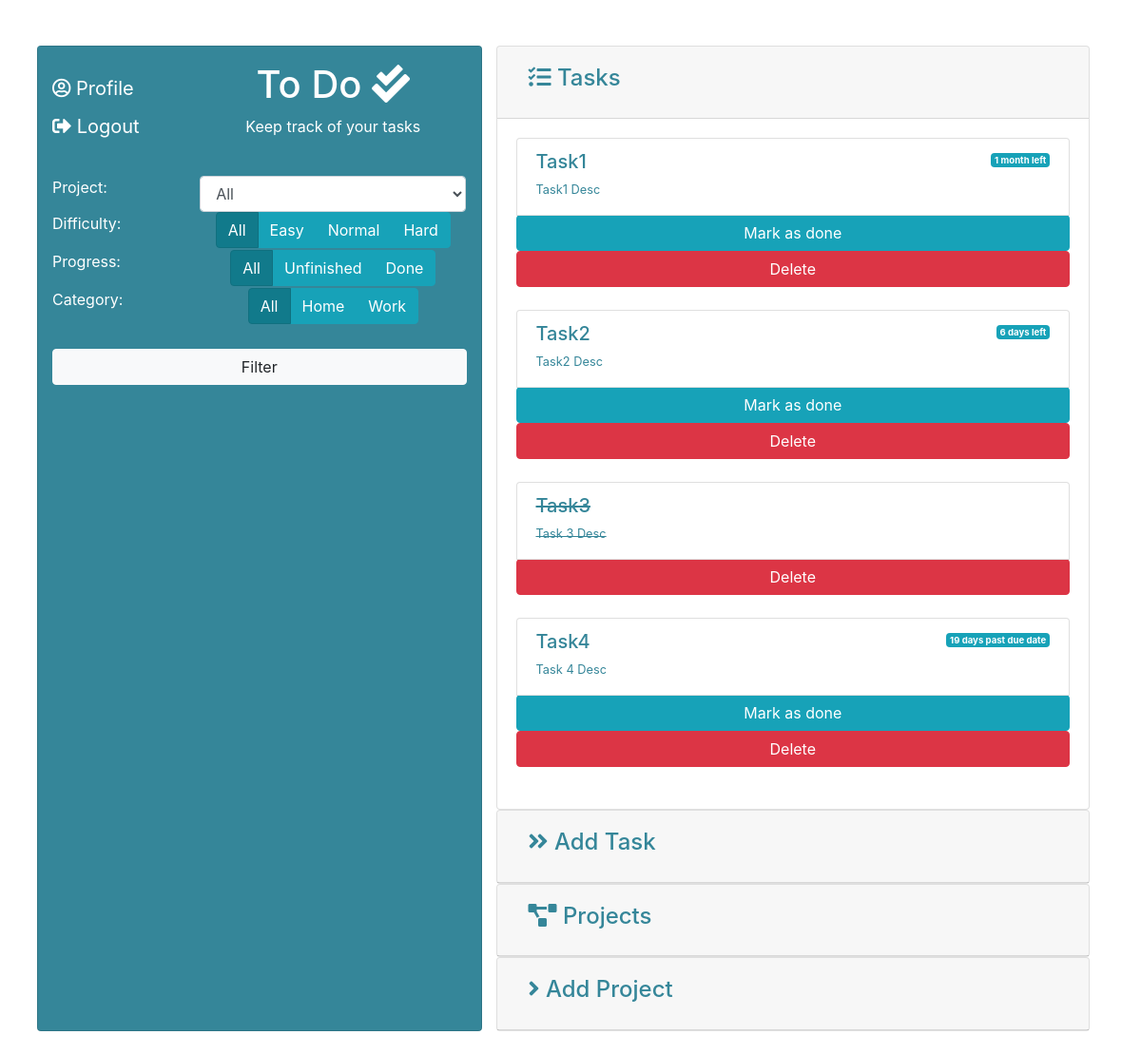
The page /home.php (signed in) on the database its author committed.
### tables this page shows
CREATE TABLE `task` (
  `ID` int(11) NOT NULL,
  `Title` varchar(32) NOT NULL,
  `Description` varchar(32) DEFAULT NULL,
  `UserID` int(11) NOT NULL,
  `ProjectID` int(11) NOT NULL,
  `Category` tinyint(4) NOT NULL,
  `Done` tinyint(4) NOT NULL,
  `Difficulty` int(11) NOT NULL,
  `CreationDate` datetime DEFAULT NULL,
  `CompleteDate` datetime DEFAULT NULL
);

### utils.php (called while the page is built, shortened)
<?php
    function pluralize($count, $text){
        return $count . (($count == 1) ? (" $text") : (" ${text}s"));
    }
    function ago($datetime){
        $interval = date_create('now')->diff($datetime);
        $suffix = ($interval->invert ? ' past due date' : ' left');
        if ($v = $interval->m >= 1) return pluralize($interval->m, 'month') . $suffix;
        if ($v = $interval->d >= 1) return pluralize($interval->d, 'day') . $suffix;
        return pluralize($interval->s, 'second') . $suffix;
    }

### home.php (the view, shortened to what this page needs)
<?php
require_once 'app/init.php';
include ('utils.php');
$projectFilter = "";
$difficultyFilter = "";
$categoryFilter = "";
$progressFilter = "";
$tasksQuery = $db->prepare("
        Select id, title, description, projectID, category, done, difficulty, cast(creationDate as date) as creationDate, completedate
        from task
        where userID = :userID".
    $projectFilter .
    $difficultyFilter.
    $categoryFilter .
    $progressFilter);
$tasksQuery->execute(['userID' => $_SESSION['user_id']]);
$tasks = $tasksQuery->rowCount()? $tasksQuery : [];
?>
<!doctype html>
<html lang="en">
<head>
    <link rel="stylesheet" href="https://stackpath.bootstrapcdn.com/bootstrap/4.3.1/css/bootstrap.min.css">
    <link rel="stylesheet" href="https://use.fontawesome.com/releases/v5.8.1/css/all.css">
</head>
<body>
<div id="home" class="container p-4">
    <div class="row">
        <div class="col-md-5 col-sm-5 col-xs-5 text-center text-white card" style="background-color: RGB(53,134,153)">
            <form action="home.php" id="filterForm" onsubmit="return false" method="post">
                <div class="row">
                    <div class="col-md-4 col-sm-4 col-xs-4 text-left text-white" style="background-color: RGB(53,134,153)">
                        <br>
                        <a class="navbar-brand text-white" href="userProfile.php"><i class="far fa-user-circle"></i> Profile</a>
                        <a class="navbar-brand text-white" href="logout.php"><i class="fas fa-sign-out-alt"></i> Logout</a>
                    </div>
                    <div class="col-md-8 col-sm-8 col-xs-8 text-center text-white" style="background-color: RGB(53,134,153)">
                        <p class="lead"><h1>To Do <i class="fas fa-check-double"></i></h1>
                        <div><p>Keep track of your tasks</p></div>
                        <br>
                    </div>
                    <div class="col-md-4 col-sm-4 col-xs-4 text-left text-white" style="background-color: RGB(53,134,153)">
                        <label for="selectedProjectToFilter">Project:</label>
                    </div>
                    <div class="col-md-8 col-sm-8 col-xs-8 text-center text-white" style="background-color: RGB(53,134,153)">
                        <select class="form-control" id="selectedProjectToFilter" name="selectedProjectToFilter" required>
                            <option><?php echo "All"; ?></option>
                        </select>
                    </div>
                    <div class="col-md-4 col-sm-4 col-xs-4 text-left text-white" style="background-color: RGB(53,134,153)">
                        <p>Difficulty:</p>
                    </div>
                    <div class="col-md-8 col-sm-8 col-xs-8 text-center text-white" style="background-color: RGB(53,134,153)">
                        <div class="btn-group btn-group-toggle" data-toggle="buttons">
                            <label class="btn btn-info active">
                                <input type="radio" name="difficultyFilter" id="difficultyFilterOptionMinusOne" value=-1 required autocomplete="off" checked> All
                            </label>
                            <label class="btn btn-info">
                                <input type="radio" name="difficultyFilter" id="difficultyFilterOption0" value=0 required autocomplete="off"> Easy
                            </label>
                            <label class="btn btn-info">
                                <input type="radio" name="difficultyFilter" id="difficultyFilterOption1" value=1 required autocomplete="off"> Normal
                            </label>
                            <label class="btn btn-info">
                                <input type="radio" name="difficultyFilter" id="difficultyFilterOption2" value=2 required autocomplete="off"> Hard
                            </label>
                        </div>
                    </div>
                    <div class="col-md-4 col-sm-4 col-xs-4 text-left text-white" style="background-color: RGB(53,134,153)">
                        <p>Progress:</p>
                    </div>
                    <div class="col-md-8 col-sm-8 col-xs-8 text-center text-white" style="background-color: RGB(53,134,153)">
                        <div class="btn-group btn-group-toggle" data-toggle="buttons">
                            <label class="btn btn-info active">
                                <input type="radio" name="progressFilter" id="progressFilterOptionMinusOne" value=-1 required autocomplete="off" checked> All
                            </label>
                            <label class="btn btn-info">
                                <input type="radio" name="progressFilter" id="progressFilterOption0" value=0 required autocomplete="off"> Unfinished
                            </label>
                            <label class="btn btn-info">
                                <input type="radio" name="progressFilter" id="progressFilterOption1" value=1 required autocomplete="off"> Done
                            </label>
                        </div>
                    </div>
                    <div class="col-md-4 col-sm-4 col-xs-4 text-left text-white" style="background-color: RGB(53,134,153)">
                        <p>Category:</p>
                    </div>
                    <div class="col-md-8 col-sm-8 col-xs-8 text-center text-white" style="background-color: RGB(53,134,153)">
                        <div class="btn-group btn-group-toggle" data-toggle="buttons">
                            <label class="btn btn-info active">
                                <input type="radio" name="categoryFilter" id="categoryFilterOptionMinusOne" value=-1 required autocomplete="off" checked> All
                            </label>
                            <label class="btn btn-info">
                                <input type="radio" name="categoryFilter" id="categoryFilterOption0" value=0 required autocomplete="off"> Home
                            </label>
                            <label class="btn btn-info">
                                <input type="radio" name="categoryFilter" id="categoryFilterOption1" value=1 required autocomplete="off"> Work
                            </label>
                        </div>
                    </div>
                </div>
                <br>
                <input type="submit" value="Filter"  class="btn btn-light btn-block"/>
                <br>
            </form>
        </div>
        <div class="col-md-7 col-sm-7 col-xs-7" style="color: RGB(53,134,153)"  >
            <div id="accordion">
                <div class="card">
                    <div class="card-header" id="headingOne">
                        <h5 class="mb-0">
                            <button class="btn btn-link" data-toggle="collapse" data-target="#collapseOne" aria-expanded="true" aria-controls="collapseOne">
                                <h4 style="color:RGB(53,134,153);"><i class="fas fa-tasks"></i>  Tasks </h4>
                            </button>
                        </h5>
                    </div>
                    <div id="collapseOne" class="collapse show" aria-labelledby="headingOne" data-parent="#accordion">
                        <div class="card-body">
                            <?php foreach($tasks as $task): ?>
                                <div id="listItem<?php echo $task['id']?>" class="list-group">
                                    <a class="list-group-item list-group-item-action flex-column align-items-start" data-toggle="modal" data-target="#listItemModal<?php echo $task['id']?>">
                                        <div class="d-flex w-100 justify-content-between">
                                            <h5 id="taskTitle<?php echo $task['id']?>" class="mb-1">
                                                <?php if($task['done'] == 1): ?>
                                                <s>
                                                    <?php endif; ?>
                                                    <?php echo $task['title']; ?>
                                                    <?php if($task['done'] == 1): ?>
                                                </s>
                                            <?php endif; ?>
                                            </h5>
                                            <?php if($task['done'] == 0): ?>
                                                <small>
                                                    <span ID="deadline<?php echo $task['id']?>" class="badge badge-info">
                                                        <?php
                                                        try {
                                                            $datetime2 = new DateTime($task['completedate']);
                                                        } catch (Exception $e) {
                                                            $datetime2 = new DateTime();
                                                        }
                                                        echo ago($datetime2);
                                                        ?>
                                                    </span>
                                                </small>
                                            <?php endif; ?>
                                        </div>
                                        <p id="taskDescription<?php echo $task['id']?>" class="mb-1">
                                            <?php if($task['done'] == 1): ?>
                                            <s>
                                                <?php endif; ?>
                                                <small><?php echo $task['description']; ?></small>
                                                <?php if($task['done'] == 1): ?>
                                            </s>
                                        <?php endif; ?>
                                        </p>
                                    </a>
                                    <?php if($task['done'] == 0): ?>
                                        <button id="markAsDoneButton<?php echo $task['id']?>" type="button"  class="btn btn-info button1" value="<?php echo $task['id']?>" >Mark as done</button>
                                    <?php endif; ?>
                                    <button id="deleteButton<?php echo $task['id']?>" type="button"  value="<?php echo $task['id']?>" class="btn btn-danger button2">Delete</button>
                                </div>
                                <br>
                                                        <?php if($task['done'] == 0): ?>
                                                                <?php
                                                                try {
                                                                    $datetime2 = new DateTime($task['completedate']);
                                                                } catch (Exception $e) {
                                                                    $datetime2 = new DateTime();
                                                                }
                                                                ?></h6>
                                                        <?php endif; ?>
                            <?php endforeach; ?>
                        </div>
                    </div>
                </div>
                <div class="card">
                    <div class="card-header" id="headingTwo">
                        <h5 class="mb-0">
                            <button class="btn btn-link collapsed" data-toggle="collapse" data-target="#collapseTwo" aria-expanded="false" aria-controls="collapseTwo">
                                <h4 style="color:RGB(53,134,153);"><i class="fas fa-angle-double-right"></i>  Add Task </h4>
                            </button>
                        </h5>
                    </div>
                </div>
                <div class="card">
                    <div class="card-header" id="headingFour">
                        <h5 class="mb-0">
                            <button class="btn btn-link collapsed" data-toggle="collapse" data-target="#collapseFour" aria-expanded="false" aria-controls="collapseFour">
                                <h4 style="color:RGB(53,134,153);"><i class="fas fa-project-diagram"></i>  Projects </h4>
                            </button>
                        </h5>
                    </div>
                </div>
                <div class="card">
                    <div class="card-header" id="headingThree">
                        <h5 class="mb-0">
                            <button class="btn btn-link collapsed" data-toggle="collapse" data-target="#collapseThree" aria-expanded="false" aria-controls="collapseThree">
                                <h4 style="color:RGB(53,134,153);"><i class="fas fa-angle-right"></i>  Add Project</h4>
                            </button>
                        </h5>
                    </div>
                </div>
            </div>
        </div>
    </div>
</div>
</body>
</html>

### home.php (style rules this page uses)
.button1 { width:100%; }
.button2 { width:100%; }

### rows shown on the page
task: Title "Task1", CompleteDate "1 month left", Description "Task1 Desc", $task['id'] 1 (drawn)
task: Title "Task2", CompleteDate "6 days left", Description "Task2 Desc", $task['id'] 2 (drawn)
task: Title "Task3", Description "Task 3 Desc", $task['id'] 3 (drawn)
task: Title "Task4", CompleteDate "19 days past due date", Description "Task 4 Desc", $task['id'] 4 (drawn)
